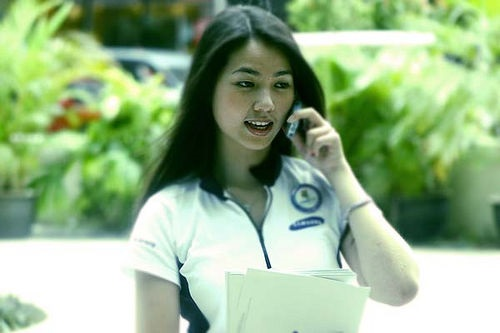
#> input picture python/1.jpg, 500 x 333 px
$ python OpenCv_classify2.py .
#> lines starting #> are read from the running program, lines starting #| are printed output that depends on the picture
import os
import shutil
import sys
import cv2
import datetime
import time


def classifyImageToFolder(foldername):
#> called with foldername = '.'
    CvPersonScore0 = os.path.join (os.getcwd(), 'CvPersonScore0')
    CvPersonScore2 = os.path.join (os.getcwd(), 'CvPersonScore2')
    face_cascade = cv2.CascadeClassifier("haarcascade_frontalface_default.xml")
    ubody_cascade = cv2.CascadeClassifier("haarcascade_upperbody.xml")
    score0_count = 0
    score2_count = 0
    file_count = 0

    if not os.path.isdir(CvPersonScore0):
        os.mkdir(CvPersonScore0)

    if not os.path.isdir(CvPersonScore2):
        os.mkdir(CvPersonScore2)

    for filename in os.listdir(foldername):
        file_count += 1
        detectFace = False
        detectUbody = False
        #print (os.path.join(foldername ,filename))

        srcimage = os.path.join(foldername ,filename)
        img = cv2.imread(srcimage)
#> img is the input picture: shape (333, 500, 3); mean B, G, R 138.4, 179, 149.8
        gray = cv2.cvtColor(img, cv2.COLOR_BGR2GRAY)  # transfer to gray img
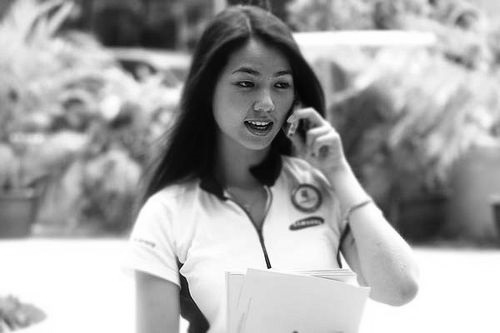
#> gray: shape (333, 500); min 2, max 255, mean 165.6

        # detect face
        faces = face_cascade.detectMultiScale(gray)
#> faces = [[204, 45, 109, 109]]
        if len(faces):
            detectFace = True

        # detect upper body
        ubodys = ubody_cascade.detectMultiScale(gray)
#> ubodys = [[259, 116, 41, 34]]
        if len(ubodys):
            detectUbody = True

        if detectFace and detectUbody:
            score2_count += 1
            #cv2.imwrite(os.path.join(CvPersonScore2, filename), img)
            shutil.copyfile(srcimage, os.path.join(CvPersonScore2, filename))
        elif not detectFace and not detectUbody:
            score0_count += 1
            #cv2.imwrite(os.path.join(CvPersonScore0, filename), img)
            shutil.copyfile(srcimage, os.path.join(CvPersonScore0, filename))

        # [4 lines of commented-out code are left out]

        print ('total file: %d, score2_count: %d(%.2f), score0_count: %d(%.2f), skip file: %d'% (file_count, score2_count, score2_count/file_count, score0_count, score0_count/file_count, file_count-score2_count-score0_count))
#> pass 2 of the loop in classifyImageToFolder, `for filename in os.listdir(foldername):`:
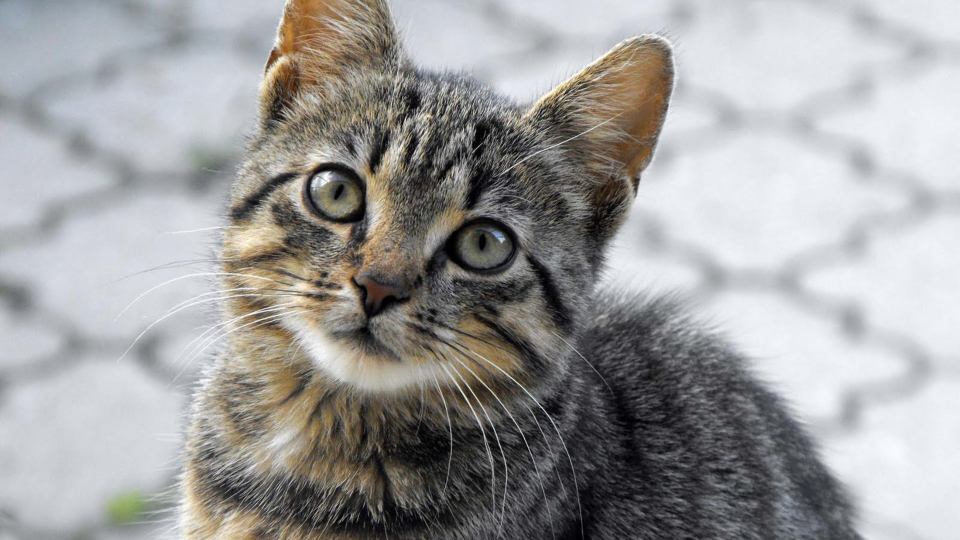
#> input picture python/2.jpg, 1920 x 1080 px (shown at 1/2 size)
#> in classifyImageToFolder, img is the input picture: shape (1080, 1920, 3); mean B, G, R 156.7, 157.1, 157.7
#> in classifyImageToFolder, `gray = cv2.cvtColor(img, cv2.COLOR_BGR2GRAY)`:
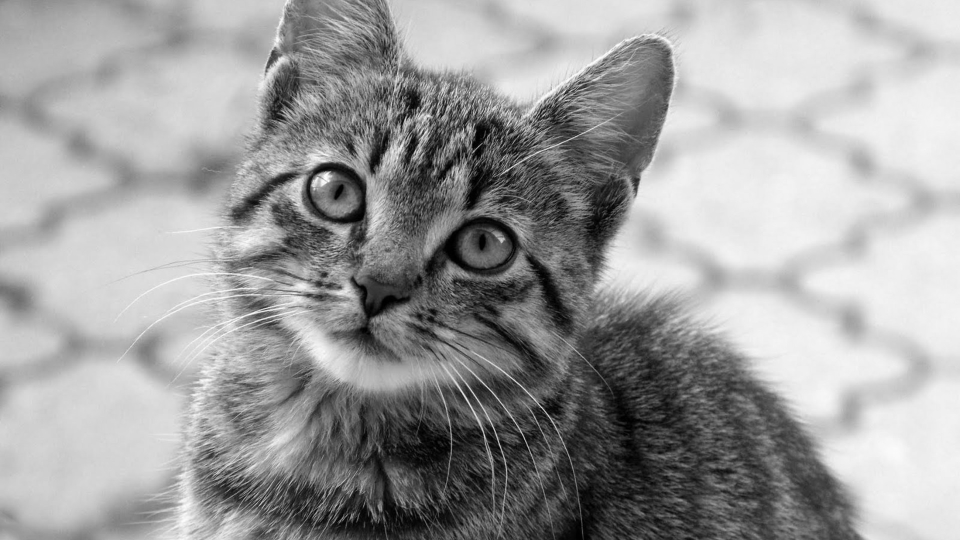
#> gray: shape (1080, 1920) (shown at 1/2 size); min 0, max 255, mean 157.3
#> faces = [[783, 933, 60, 60], [801, 312, 70, 70], [592, 290, 136, 136], [381, 441, 238, 238]]
#> ubodys = ()


def main():
    if len(sys.argv) < 2:
        print ('Please assign image source forder like D:\\ImageNet')
        return
    else:
        foldername = sys.argv[1]

    if os.path.isdir(foldername):
        print ('foldername: [%s]' % foldername)
    else:
        print ('foldername: [' + foldername + '] is not a exist folder!')
        return

    classifyImageToFolder(foldername)

if __name__ == "__main__":
#> (the run stopped early here; a loop or call above may not have finished)
